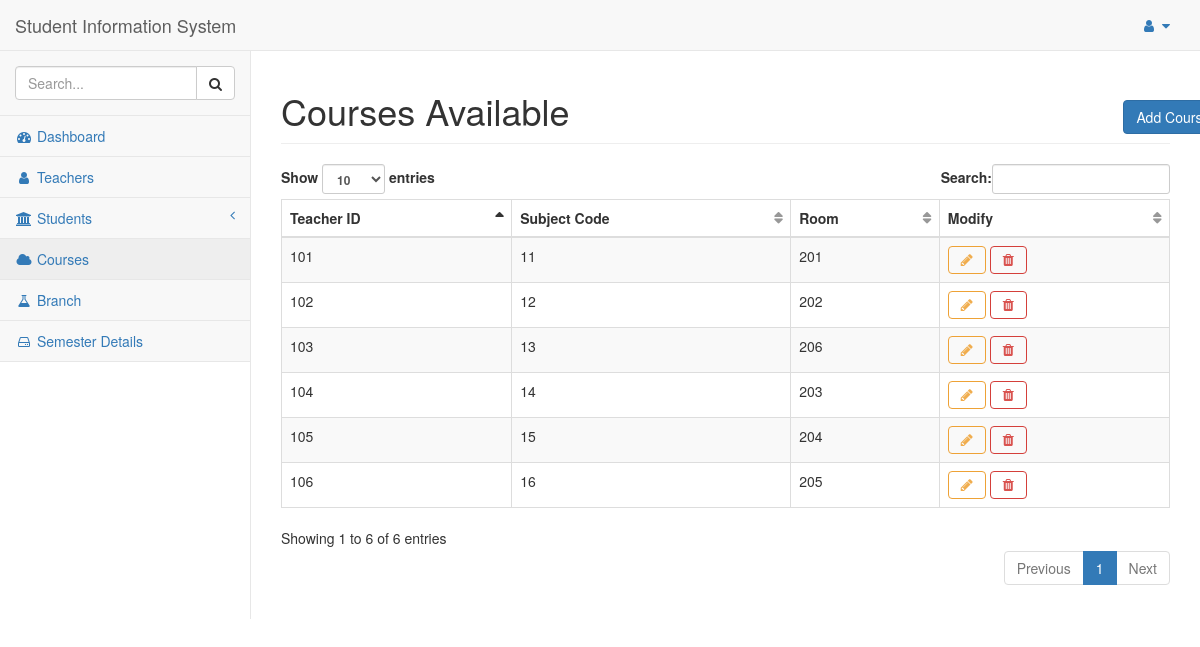
/courses (signed in), run on an earlier commit of the app's database.
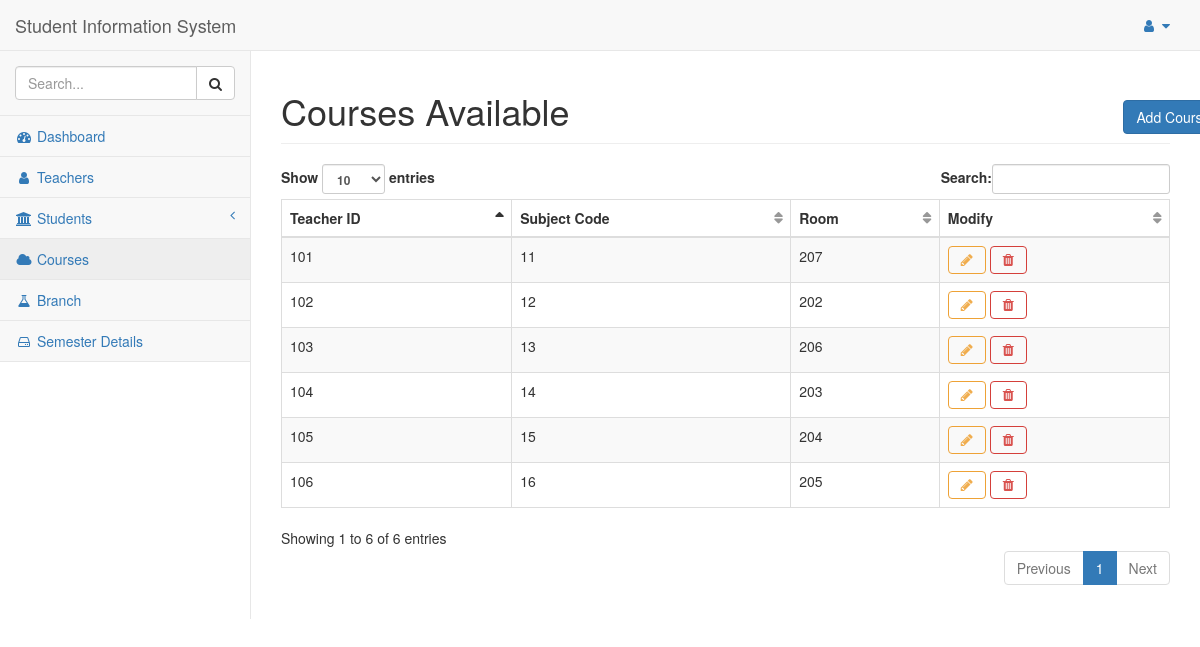
And on a later commit of the database.
### tables this page shows
CREATE TABLE "Courses"
(
 teacher_id integer NOT NULL ,
 sub_code   integer NOT NULL ,
 Room       integer NOT NULL ,
PRIMARY KEY (teacher_id, sub_code),
FOREIGN KEY (teacher_id, sub_code) REFERENCES Teacher (teacher_id, sub_code) ON DELETE CASCADE ON UPDATE CASCADE
);

### flaskapp.py (the view)
@app.route("/courses")
def courses():
    global ID
    if not session.get('logged_in'):
        return login()
    else:
        entry_list = query_db("SELECT * FROM Courses")
        return render_template("courses.html", id=ID, entry_list=entry_list)

### flaskapp.py (called while the page is built)
def get_db():
    db = getattr(g, '_database', None)
    if db is None:
        db = g._database = sqlite3.connect(DATABASE)
        db.row_factory = sqlite3.Row
    return db

def query_db(query: object, args: object = (), one: object = False) -> object:
    cur = get_db().execute(query, args)
    rv = cur.fetchall()
    cur.close()
    return (rv[0] if rv else None) if one else rv

@app.teardown_appcontext
def close_connection(exception):
    db = getattr(g, '_database', None)
    if db is not None:
        db.close()

### templates/courses.html
{% extends "base.html" %}
{% block title %}
  <div class="row">
    <div class="col-lg-11">
      Courses Available
    </div>
    <div class="col-lg-1">
      <button class="btn btn-primary btn-xl"  onclick="window.location.href='/add/courses'">Add Courses</button>
    </div>
  </div>
{% endblock %}
{% block content %}
  <table class="table table-striped table-bordered table-hover dataTables no-footer dtr-inline collapsed" style="width: 100%;" id="dataTables">
    <thead>
      <tr>
        <th scope="col">Teacher ID</th>
        <th scope="col">Subject Code</th>
        <th scope="col">Room</th>
        <th scope="col">Modify</th>
      </tr>
    </thead>
    {% for entry in entry_list: %}
      <tr>
        <td>{{ entry['teacher_id'] }}</td>
        <td>{{ entry['sub_code'] }}</td>
        <td>{{ entry['Room'] }}</td>
        <td>
          <button type="button" class="btn btn-outline btn-warning fa fa-pencil" onclick="window.location.href='/modify/courses/{{ entry['teacher_id'] }}/{{ entry['sub_code'] }}'"></button>
          <button type="button" class="btn btn-outline btn-danger fa fa-trash" onclick="window.location.href='/delete/courses/{{ entry['teacher_id'] }}/{{ entry['sub_code'] }}'"></button>
        </td>
      </tr>
    {% endfor %}
  </table>
{% endblock content %}

What changed in the data, as far as the page shows it:
changed Courses (number 1 of 6 on the later page): Room "201" → "207"
